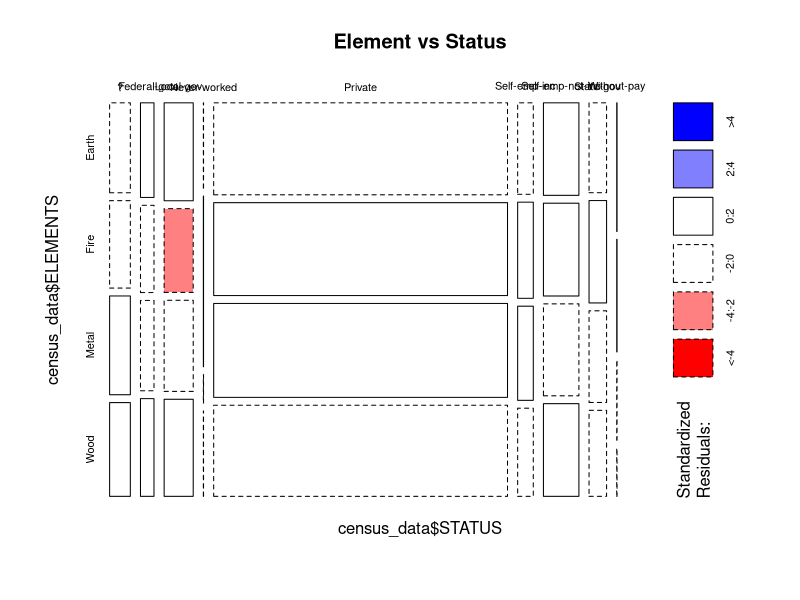
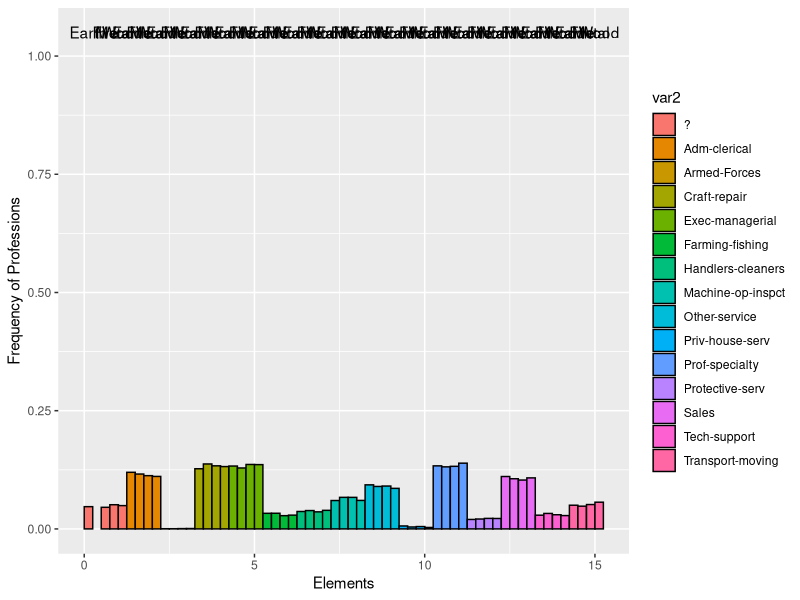

Write the R code that produced these figures, in order. (Note: this script raises an error after producing the figures.)
#Revanth Korrapolu
#rrk69

census_data <- read.csv("CENSUSNEW.csv")

#Unproportional amount of Fire people have status = "never worked" but they have profession. Predominantly
#from india. Varying education from 5th grade to phd. Probably typos.
mosaicplot(census_data$STATUS~census_data$ELEMENTS, shade=TRUE, main="Element vs Status")

#Plot of Element vs Profession
library(ggplot2)

#ggplot function - Did not implement
ggMMplot <- function(var1, var2){
       require(ggplot2)
       levVar1 <- length(levels(var1))
       levVar2 <- length(levels(var2))
       
         jointTable <- prop.table(table(var1, var2))
         plotData <- as.data.frame(jointTable)
         plotData$marginVar1 <- prop.table(table(var1))
         plotData$var2Height <- plotData$Freq / plotData$marginVar1
         plotData$var1Center <- c(0, cumsum(plotData$marginVar1)[1:levVar1 -1]) +
               plotData$marginVar1 / 2
         
           ggplot(plotData, aes(var1Center, var2Height)) +
               geom_bar(stat = "identity", aes(width = marginVar1, fill = var2), col = "Black") +
               geom_text(aes(label = as.character(var1), x = var1Center, y = 1.05)) 
}

ggMMplot(census_data$ELEMENTS, census_data$PROFESSION) + xlab("Elements") + ylab("Frequency of Professions")


#Mean of Gains by Element
tapply(census_data$CAPITALGAINS,census_data$ELEMENTS,mean)
#Fire Elements have high capital gains

#Mean of Losses by Element
tapply(census_data$CAPITALLOSS,census_data$ELEMENTS,mean)
#Earth Elements has low capital losses

Fire.data <- subset(census_data, census_data$ELEMENTS == "Fire")
Fire.CapitalGains <- Fire.data$CAPITALGAINS

sd.Fire <- sd(Fire.CapitalGains)
sd.all <- sd(census_data$CAPITALGAINS)

mean.Fire <- mean(Fire.CapitalGains)
mean.all <- mean(census_data$CAPITALGAINS)

sd.Fire.all <- sqrt(sd.Fire^2/len_Fire + sd.all^2/len_all)

zeta <- (mean.Fire - mean.all)/sd.Fire.all

p = 1-pnorm(zeta)

#p = 5.084821e-14




